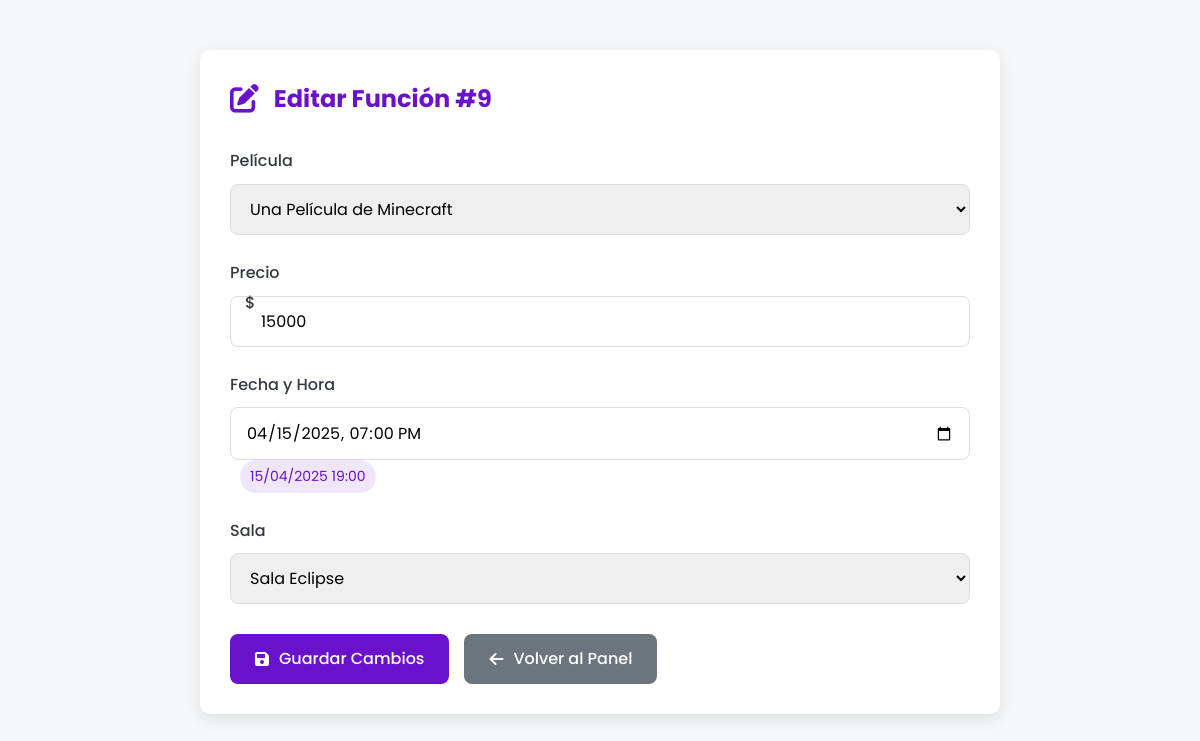
The app's page /admin/funciones/edit_funcion.php?id=9 with its own data.
### tables this page shows
CREATE TABLE `funciones` (
  `id_funcion` bigint(20) NOT NULL,
  `id_pelicula` bigint(20) NOT NULL,
  `fecha_hora` timestamp NOT NULL DEFAULT current_timestamp() ON UPDATE current_timestamp(),
  `precio` decimal(12,0) NOT NULL DEFAULT 0,
  `id_sala` bigint(20) NOT NULL
);

CREATE TABLE `peliculas` (
  `id_pelicula` bigint(20) NOT NULL,
  `titulo` varchar(255) NOT NULL,
  `descripcion` text DEFAULT NULL,
  `duracion` int(11) NOT NULL,
  `genero` varchar(100) DEFAULT NULL,
  `clasificacion` varchar(20) DEFAULT NULL,
  `imagen_nombre` varchar(255) DEFAULT NULL,
  `titulo_original` varchar(100) DEFAULT NULL,
  `edad_recomendada` varchar(20) DEFAULT NULL,
  `sinopsis` text DEFAULT NULL,
  `trailer_url` varchar(255) DEFAULT NULL,
  `fecha_estreno` date DEFAULT NULL,
  `fecha_creacion` timestamp NOT NULL DEFAULT current_timestamp(),
  `fecha_actualizacion` timestamp NOT NULL DEFAULT current_timestamp() ON UPDATE current_timestamp()
);

CREATE TABLE `salas` (
  `id_sala` bigint(20) NOT NULL,
  `nombre` varchar(50) NOT NULL,
  `capacidad` int(11) NOT NULL
);

### admin/funciones/edit_funcion.php (the view, shortened to what this page needs)
<?php
require_once "../../api/db.php";
$id_funcion = $_GET["id"] ?? null;
$stmt = $pdo->prepare("SELECT * FROM funciones WHERE id_funcion = ?");
$stmt->execute([$id_funcion]);
$funcion = $stmt->fetch(PDO::FETCH_ASSOC);
$stmt_peliculas = $pdo->query("SELECT id_pelicula, titulo FROM peliculas");
$peliculas = $stmt_peliculas->fetchAll(PDO::FETCH_ASSOC);
$stmt_salas = $pdo->query("SELECT id_sala, nombre FROM salas");
$salas = $stmt_salas->fetchAll(PDO::FETCH_ASSOC);
?>
<!DOCTYPE html>
<html lang="es">
<head>
    <link rel="stylesheet" href="https://cdnjs.cloudflare.com/ajax/libs/font-awesome/6.0.0-beta3/css/all.min.css">
</head>
<body>
    <div class="container">
        <h2><i class="fas fa-edit"></i> Editar Función #<?= $funcion['id_funcion'] ?></h2>
        <form action="../../api/funciones/update_funcion.php" method="POST">
            <div class="form-group">
                <label for="id_pelicula">Película</label>
                <select name="id_pelicula" id="id_pelicula" required>
                    <?php foreach ($peliculas as $pelicula): ?>
                        <option value="<?= $pelicula['id_pelicula'] ?>" <?= $funcion['id_pelicula'] == $pelicula['id_pelicula'] ? 'selected' : '' ?>>
                            <?= $pelicula['titulo'] ?>
                        </option>
                    <?php endforeach; ?>
                </select>
            </div>
            <div class="form-group price-input">
                <label for="precio">Precio</label>
                <input type="number" name="precio" id="precio" min="0" step="1000" value="<?= $funcion['precio'] ?? '10000' ?>" required>
            </div>
            <div class="form-group">
                <label for="fecha_hora">Fecha y Hora</label>
                <input type="datetime-local" name="fecha_hora" id="fecha_hora" value="<?= date('Y-m-d\TH:i', strtotime($funcion['fecha_hora'])) ?>" required>
                <span class="info-badge"><?= date('d/m/Y H:i', strtotime($funcion['fecha_hora'])) ?></span>
            </div>
            <div class="form-group">
                <label for="id_sala">Sala</label>
                <select name="id_sala" id="id_sala" required>
                    <?php foreach ($salas as $sala): ?>
                        <option value="<?= $sala['id_sala'] ?>" <?= $funcion['id_sala'] == $sala['id_sala'] ? 'selected' : '' ?>>
                            <?= $sala['nombre'] ?>
                        </option>
                    <?php endforeach; ?>
                </select>
            </div>
            <div class="btn-group">
                <button type="submit" class="btn btn-primary">
                    <i class="fas fa-save"></i> Guardar Cambios
                </button>
                <a href="../../admin/index.php" class="btn btn-secondary">
                    <i class="fas fa-arrow-left"></i> Volver al Panel
                </a>
            </div>
        </form>
    </div>
</body>
</html>

### admin/funciones/edit_funcion.php (style rules this page uses)
:root { --primary: #6a11cb; --secondary: #2575fc; --success: #28a745; --danger: #dc3545; --light: #f8f9fa; --dark: #343a40; }
* { margin: 0; padding: 0; box-sizing: border-box; font-family: 'Poppins', sans-serif; }
body { background-color: #f5f7fa; color: #333; line-height: 1.6; }
.container { max-width: 800px; margin: 50px auto; padding: 30px; background: white; border-radius: 10px; box-shadow: 0 5px 15px rgba(0, 0, 0, 0.1); }
h2 { color: var(--primary); margin-bottom: 30px; display: flex; align-items: center; gap: 15px; }
h2 i { font-size: 1.8rem; }
.form-group { margin-bottom: 25px; }
label { display: block; margin-bottom: 10px; font-weight: 500; color: var(--dark); }
select, input { width: 100%; padding: 12px 15px; border: 1px solid #ddd; border-radius: 8px; font-size: 16px; transition: all 0.3s; }
.btn { display: inline-flex; align-items: center; justify-content: center; gap: 10px; padding: 12px 25px; border: none; border-radius: 8px; font-size: 16px; font-weight: 500; cursor: pointer; transition: all 0.3s; text-decoration: none; }
.btn-primary { background-color: var(--primary); color: white; }
.btn-secondary { background-color: #6c757d; color: white; }
.btn-group { display: flex; gap: 15px; margin-top: 30px; }
.price-input { position: relative; }
.price-input::before { content: '$'; position: absolute; left: 15px; top: 50%; transform: translateY(-50%); font-weight: 500; color: var(--dark); }
.price-input input { padding-left: 30px; }
.info-badge { display: inline-block; padding: 5px 10px; background-color: rgba(106, 17, 203, 0.1); color: var(--primary); border-radius: 20px; font-size: 14px; margin-left: 10px; }

### records on screen
funciones: id_funcion "9", id_pelicula "Una Película de Minecraft", precio "15000", fecha_hora "04/15/2025 19:00", fecha_hora "15/04/2025 19:00", id_sala "Sala Eclipse"
